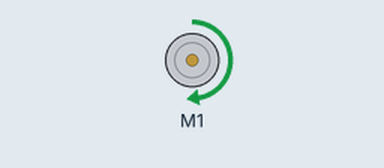
Bench run of a program on a simulated Raspberry Pi (BCM pin numbers). Parts: DC motor (green arrow = forward, orange = backward, longer = faster). At 10.8 s the program stops and its outputs stay as they are.

Above: at 0.1 s.
At 2.1 s:
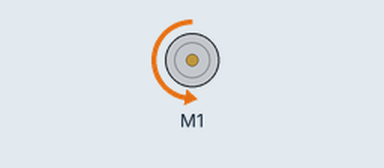
At 6.1 s:
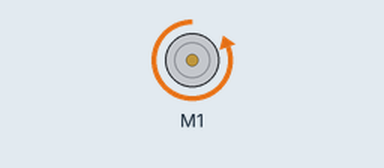
At 10.8 s:
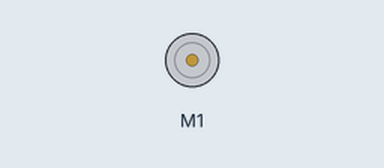
Timing chart, 0 to 12.3 s (numbered marks = the images above):
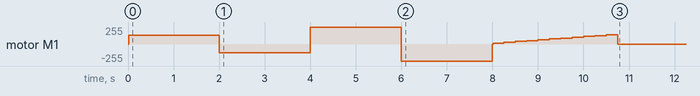

Measured:
- by itself, motor M1: stopped → forward 128/255 at 0.02 s, → backward 128/255 2.0 s later, → forward 255/255 2.0 s later, → backward 255/255 2.0 s later, … (17 changes in this stretch)

The program:

simpledriving.py
```python
from gpiozero import PhaseEnableMotor # Importing the PhaseEnableMotor
from time import sleep # Importing sleep

#motor = PhaseEnableMotor(phase[direction], enable[PWM])
# The enable pin indicates how fast the motor will drive
# The phase pin indicates which direction the motor will drive (forward or reverse)
motor = PhaseEnableMotor(5, 12) # Selecting which pins to control the DC motor

##########################
# Testing out the motor
motor.forward(0.5) # Sets the pins to drive the motor forward at half speed
sleep(2)
motor.backward(0.5)
sleep(2)
motor.forward() # Default value = 1
sleep(2)
motor.reverse() # Reverses the direction of the motor, maintains speed
sleep(2)
motor.stop() # Stops the motor


##########################
# Driving faster and fater
val = 0 # Set the variable "val" to value 0
while True: # Always do this
    val = val + 0.05 # Increase val by 0.05
    motor.forward(val) # Drive motor forward at speed "val"
    sleep(0.25) # Sleep for 1/4th of a second
    if val >= 0.5: # If val is >= 0.5
        break # Break out of the while loop (end the program)
    
```
